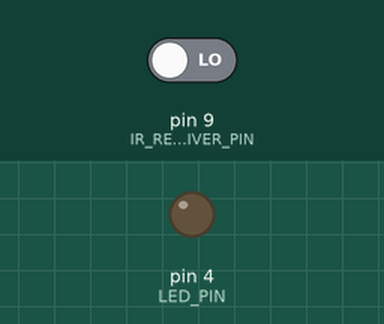
Simulated run of this sketch. Board: Arduino Uno, built with avr-gcc and run on an emulated ATmega328P. Parts: output pins drawn as LEDs (lit = HIGH). The inputs (shaded band) are chosen by the test bench; at power-on: pin 9 (IR_RECEIVER_PIN) LOW.

Above: at 1.2 s.
1.3 s: pin 9 (IR_RECEIVER_PIN) driven HIGH
At 2.2 s:
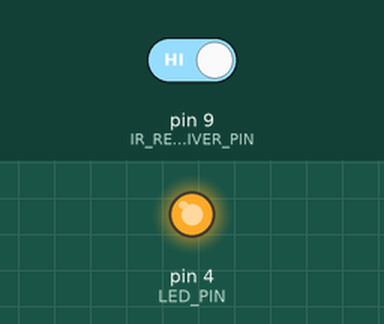
2.8 s: pin 9 (IR_RECEIVER_PIN) driven LOW
At 3.4 s:
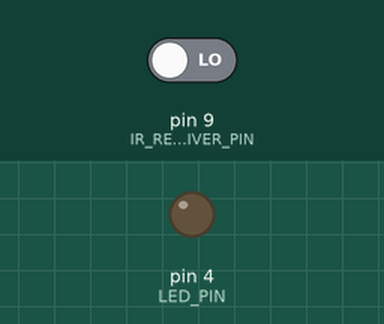
Timing chart, 0 to 5.8 s (numbered marks = the images above; inputs shaded):
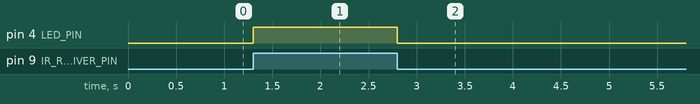

Measured:
- after the input at 1.3 s, pin 4 (LED_PIN): LOW → HIGH at once
- after the input at 2.8 s, pin 4 (LED_PIN): HIGH → LOW at once

The sketch:

Exp12.ino
```cpp
// Lab Practical 12
// Understanding the connectivity of Raspberry-Pi /Beagle board circuit / Arduino with IR sensor. Write an application to detect obstacle and notify user using LEDs.

int LED_PIN = 4;          // LED connected to pin 4
int IR_RECEIVER_PIN = 9;  // IR Receiver connected to pin 9

void setup() {
    // Setup code to run once
    pinMode(LED_PIN, OUTPUT); // Set pin 4 as an output pin
    pinMode(IR_RECEIVER_PIN, INPUT);  // Set pin 9 as an input pin
    digitalWrite(LED_PIN, HIGH); // Initialize pin 4 to HIGH (this is optional as it's overwritten in loop)
}

void loop() {
    // Loop code to run repeatedly
    if(digitalRead(IR_RECEIVER_PIN) == 1) {
        // If pin 9 is HIGH, set pin 4 to HIGH
        digitalWrite(LED_PIN, HIGH);
    } else {
        // If pin 9 is LOW, set pin 4 to LOW
        digitalWrite(LED_PIN, LOW);
    }
}
```
